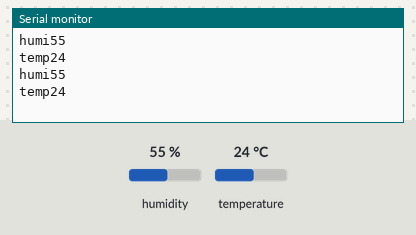
Recording of a sketch running on a simulated Arduino Uno, built with avr-gcc and run on an emulated ATmega328P. Shown: the last lines printed to the serial monitor. The inputs (shaded band) are chosen by the test bench; at power-on: humidity 55 %, temperature 24 °C.

Above: at 4.8 s.
4.9 s: humidity set to 22 %
At 7.5 s:
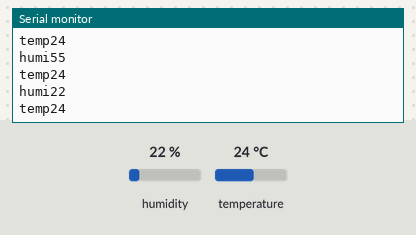
7.9 s: temperature set to 12 °C
At 8.7 s:
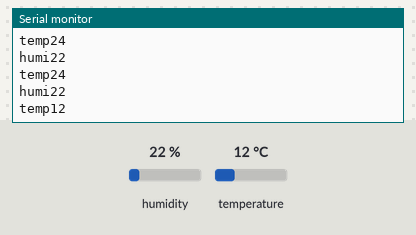
10.9 s: humidity set to 40 %
At 13.5 s:
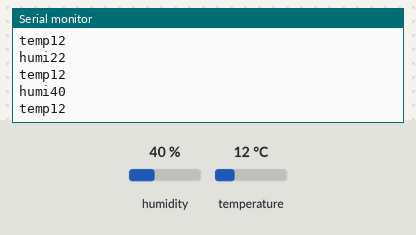
Timing chart, 0 to 15.0 s (numbered marks = the images above; inputs shaded):
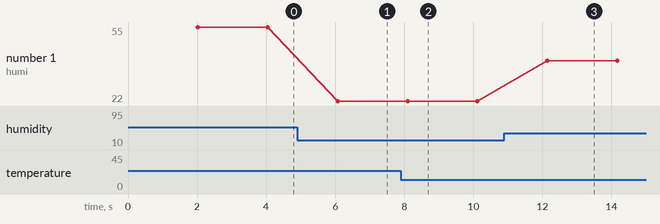

The sketch:

DHT11.ino
```cpp
// (licence header left out)
#include "DHT.h"
#define DHTPIN 2
#define DHTTYPE DHT11
DHT dht(DHTPIN, DHTTYPE);

void setup() {
  Serial.begin(9600);
}
void loop() {
  delay(2000);
  int h = dht.readHumidity();     //습도 읽기
  int t = dht.readTemperature();  //온도 읽기
  Serial.print("humi");  //humi56
  Serial.println(h);
  Serial.print("temp");  //temp24
  Serial.println(t);
}
```

Measured:
- after the input at 4.9 s, the serial monitor: prints a new line after 1.2 s (image 1)
- after the input at 7.9 s, the serial monitor: prints a new line after 0.20 s (image 2)
- after the input at 10.9 s, the serial monitor: prints a new line after 1.2 s (image 3)
- plotted number 1: 55 → 22 after the input at 4.9 s, 22 → 40 after the input at 10.9 s
